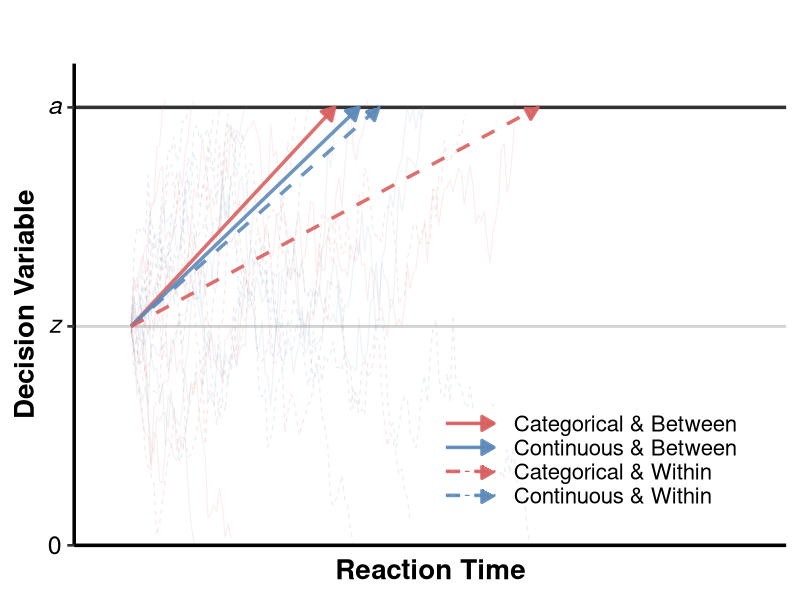
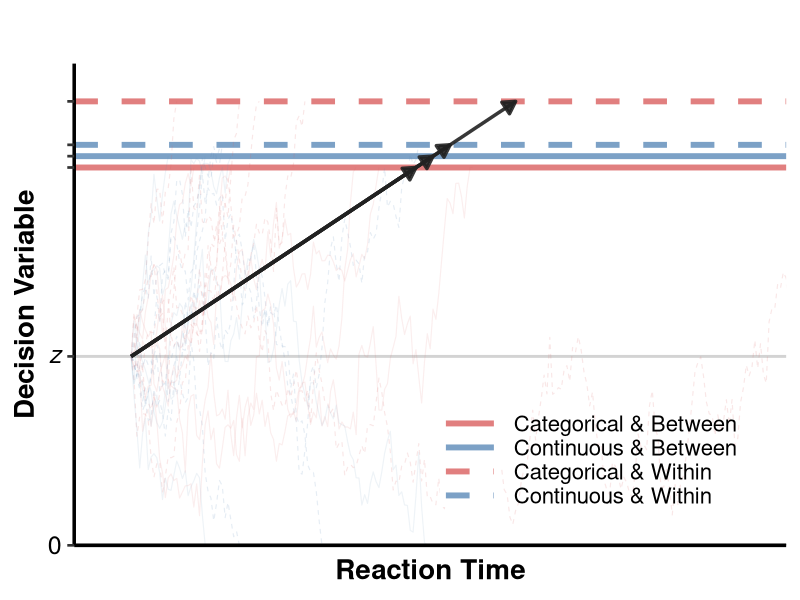

Write the R code that produced these figures, in order.
# 加载必要的包
library(ggplot2)
library(dplyr)
library(grid)

# ==========================================
# 1. 基础设置与视觉规范
# ==========================================
out_dir <- "output_schematics"
if (!dir.exists(out_dir)) {
  dir.create(out_dir, recursive = TRUE)
}

color_cat <- '#d95f5f'  # Categorical: 莫兰迪红
color_con <- '#5c8ab8'  # Continuous: 莫兰迪蓝

non_decision_time <- 0.2
n_trials <- 5
noise_std <- 0.12
dt <- 0.01

simulate_path <- function(v, a, z, max_time) {
  time_steps <- floor(max_time / dt)
  path <- numeric(time_steps + 1)
  path[1] <- z
  for (i in 1:time_steps) {
    step <- v * dt + rnorm(1, mean = 0, sd = noise_std)
    new_val <- path[i] + step
    if (new_val >= a) {
      path[i + 1] <- a
      path <- path[1:(i + 1)] 
      break
    } else if (new_val <= 0) {
      path[i + 1] <- 0
      path <- path[1:(i + 1)]
      break
    }
    path[i + 1] <- new_val
  }
  return(path)
}

# 🌟 优化后的 APA 主题 (整体字号放大)
my_theme <- theme_classic(base_size = 20) + # 基础字号放大到 20
  theme(
    plot.title = element_text(hjust = 0.5, face = "bold", size = 22, margin = margin(b = 15)), # 标题变大
    axis.title = element_text(face = "bold", size = 20), # 轴标题变大
    axis.line = element_line(linewidth = 1.2, color = "black"), # 坐标轴线稍微加粗以匹配大字号
    axis.ticks.x = element_blank(),
    axis.text.x = element_blank(),
    axis.text.y = element_text(size = 18, color = "black"), # Y轴刻度数字变大
    legend.position = c(0.95, 0.05),
    legend.justification = c(1, 0),
    legend.title = element_blank(),
    legend.text = element_text(size = 16), # 图例文字变大
    legend.background = element_rect(fill = "transparent"),
    legend.key.width = unit(3, "line")
  )

cond_levels <- c("Categorical & Between", "Continuous & Between", 
                 "Categorical & Within", "Continuous & Within")
color_map <- c("Categorical & Between" = color_cat, "Continuous & Between" = color_con,
               "Categorical & Within" = color_cat, "Continuous & Within" = color_con)
lty_map <- c("Categorical & Between" = "solid", "Continuous & Between" = "solid",
             "Categorical & Within" = "dashed", "Continuous & Within" = "dashed")

set.seed(42) 

# ==========================================================
# 绘图 1：交互作用作用于 漂移率 v (边界 a 保持不变)
# ==========================================================
a_fixed <- 2.0
z_fixed <- 1.0
max_time_1 <- 2.5
offset_y <- 0.02 

conditions_v <- list(
  list(v = 1.4, col = color_cat, lty = "solid",  y_off = offset_y * 1.5,  label = "Categorical & Between"),
  list(v = 1.25, col = color_con, lty = "solid",  y_off = offset_y * 0.5,  label = "Continuous & Between"),
  list(v = 1.15, col = color_con, lty = "dashed", y_off = -offset_y * 0.5, label = "Continuous & Within"),
  list(v = 0.7, col = color_cat, lty = "dashed", y_off = -offset_y * 1.5, label = "Categorical & Within")
)

path_df_v <- data.frame()
arrow_df_v <- data.frame()
group_id <- 1

for (cond in conditions_v) {
  for (i in 1:n_trials) {
    p_val <- simulate_path(cond$v, a_fixed, z_fixed, max_time_1)
    t_val <- (0:(length(p_val)-1)) * dt + non_decision_time
    path_df_v <- rbind(path_df_v, data.frame(
      time = t_val, value = p_val + cond$y_off, 
      Condition = factor(cond$label, levels = cond_levels),
      group = group_id, alpha = ifelse(cond$lty == "dashed", 0.15, 0.10)
    ))
    group_id <- group_id + 1
  }
  
  t_end <- (a_fixed - z_fixed) / cond$v + non_decision_time
  arrow_df_v <- rbind(arrow_df_v, data.frame(
    x = non_decision_time, y = z_fixed,
    xend = t_end, yend = a_fixed,
    Condition = factor(cond$label, levels = cond_levels)
  ))
}

# 高级 Y 轴标签 (数学斜体)
labels_v <- expression("0", italic(z), italic(a))

p1 <- ggplot() +
  geom_hline(yintercept = a_fixed, linewidth = 1.2, color = "#333333") +
  geom_hline(yintercept = z_fixed, linewidth = 1, color = "lightgray") +
  geom_path(data = path_df_v, aes(x = time, y = value, group = group, 
                                  color = Condition, linetype = Condition, alpha = alpha), 
            linewidth = 0.4) +
  geom_segment(data = arrow_df_v, aes(x = x, y = y, xend = xend, yend = yend, 
                                      color = Condition, linetype = Condition),
               arrow = arrow(length = unit(0.35, "cm"), type = "closed"), 
               linewidth = 1.2, alpha = 0.9) +
  scale_color_manual(values = color_map) +
  scale_linetype_manual(values = lty_map) +
  scale_alpha_identity() + 
  scale_y_continuous(breaks = c(0, z_fixed, a_fixed), labels = labels_v, limits = c(0, a_fixed + 0.2)) +
  coord_cartesian(xlim = c(0, max_time_1), expand = FALSE) +
  labs(x = "Reaction Time", y = "Decision Variable", title = "") +
  my_theme

# 🌟 保存为 4:3 比例 (8x6)
ggsave(file.path(out_dir, "Schematic_Interaction_v.png"), plot = p1, width = 8, height = 6, dpi = 300)


# ==========================================================
# 绘图 2：假设交互作用作用于 边界 a (优化边界间距版)
# ==========================================================
v_fixed <- 1.0
max_time_2 <- 2.5
z_fixed <- 1.0

a_cat_bet <- 2.00  
a_con_bet <- 2.06  
a_con_wit <- 2.12  
a_cat_wit <- 2.35  

conditions_a <- list(
  list(a = a_cat_wit, col = color_cat, lty = "dashed", label = "Categorical & Within"),
  list(a = a_con_wit, col = color_con, lty = "dashed", label = "Continuous & Within"),
  list(a = a_con_bet, col = color_con, lty = "solid",  label = "Continuous & Between"),
  list(a = a_cat_bet, col = color_cat, lty = "solid",  label = "Categorical & Between")
)

path_df_a <- data.frame()
arrow_df_a <- data.frame()
group_id <- 1

for (cond in conditions_a) {
  for (i in 1:n_trials) {
    p_val <- simulate_path(v_fixed, cond$a, z_fixed, max_time_2)
    t_val <- (0:(length(p_val)-1)) * dt + non_decision_time
    path_df_a <- rbind(path_df_a, data.frame(
      time = t_val, value = p_val, 
      Condition = factor(cond$label, levels = cond_levels),
      group = group_id, alpha = ifelse(cond$lty == "dashed", 0.15, 0.10)
    ))
    group_id <- group_id + 1
  }
  
  t_end <- (cond$a - z_fixed) / v_fixed + non_decision_time
  arrow_df_a <- rbind(arrow_df_a, data.frame(
    x = non_decision_time, y = z_fixed,
    xend = t_end, yend = cond$a,
    Condition = factor(cond$label, levels = cond_levels)
  ))
}

p2 <- ggplot() +
  geom_hline(yintercept = 0, linewidth = 1, color = "#333333") +
  geom_hline(yintercept = z_fixed, linewidth = 1, color = "lightgray") +
  
  geom_hline(data = data.frame(
    yint = c(a_cat_bet, a_con_bet, a_cat_wit, a_con_wit),
    Condition = factor(c("Categorical & Between", "Continuous & Between", 
                         "Categorical & Within", "Continuous & Within"), levels = cond_levels)
  ), 
  aes(yintercept = yint, color = Condition, linetype = Condition), 
  linewidth = 2, alpha = 0.8) +
  
  geom_path(data = path_df_a, aes(x = time, y = value, group = group, 
                                  color = Condition, linetype = Condition, alpha = alpha), 
            linewidth = 0.4, show.legend = FALSE) +
  
  geom_segment(data = arrow_df_a, aes(x = x, y = y, xend = xend, yend = yend),
               color = "#222222", linetype = "solid",
               arrow = arrow(length = unit(0.35, "cm"), type = "closed"), 
               linewidth = 1.2, alpha = 0.9, show.legend = FALSE) +
  
  scale_color_manual(values = color_map) +
  scale_linetype_manual(values = lty_map) +
  scale_alpha_identity() + 
  
  scale_y_continuous(breaks = c(0, z_fixed, a_cat_bet, a_con_bet, a_con_wit, a_cat_wit), 
                     labels = c("0", expression(italic(z)),"","","",""),  limits = c(0, a_cat_wit + 0.2)) +
  coord_cartesian(xlim = c(0, max_time_2), expand = FALSE) +
  labs(x = "Reaction Time", y = "Decision Variable", title = "") +
  my_theme

# 🌟 保存为 4:3 比例 (8x6)
ggsave(file.path(out_dir, "Schematic_Interaction_a.png"), plot = p2, width = 8, height = 6, dpi = 300)

print("✅ 图表 1 & 2 已按 4:3 比例和放大字号重新生成。")
